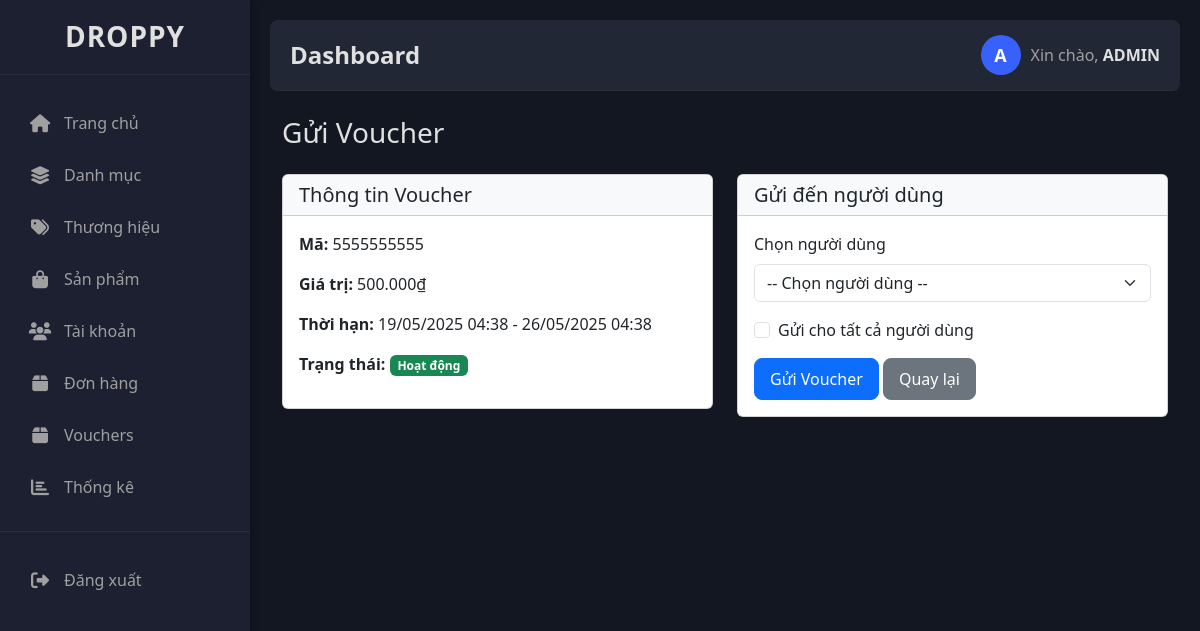
/admin/vouchersend.php?id=7 (signed in), run on the app's committed database.
### tables this page shows
CREATE TABLE `vouchers` (
  `id` int(11) NOT NULL,
  `code` varchar(50) NOT NULL,
  `discount_type` enum('percentage','fixed') NOT NULL,
  `discount_value` decimal(10,2) NOT NULL,
  `min_order_amount` decimal(10,2) DEFAULT 0.00,
  `start_date` datetime NOT NULL,
  `end_date` datetime NOT NULL,
  `usage_limit` int(11) DEFAULT 0,
  `used_count` int(11) DEFAULT 0,
  `status` enum('active','inactive') DEFAULT 'active',
  `description` text DEFAULT NULL,
  `created_at` timestamp NOT NULL DEFAULT current_timestamp()
);

### admin/dtb.php (called while the page is built, shortened)
<?php
if (!class_exists('Database')) {
    class Database {
        public $host = DB_HOST;
        public $user = DB_USER;
        public $pass = DB_PASS;
        public $dbname = DB_NAME;
        public $link;
        private function connectDB() {
            $this->link = new mysqli($this->host, $this->user, $this->pass, $this->dbname);
        }
        private function getParamTypes($params) {
            $types = '';
            foreach ($params as $param) {
                if (is_int($param)) {
                    $types .= 'i';
                } elseif (is_float($param) || is_double($param)) {
                    $types .= 'd';
                } else {
                    $types .= 's';
                }
            }
            return $types;
        }
        public function select($query, $params = []) {
            $stmt = $this->link->prepare($query);
            if (!empty($params)) {
                $types = $this->getParamTypes($params);
                $stmt->bind_param($types, ...$params);
            }
            $stmt->execute();
            $result = $stmt->get_result();
            return $result->num_rows > 0 ? $result : false;
        }
    }
}
?>

### admin/class/voucher_class.php (called while the page is built, shortened)
<?php
include_once "dtb.php";
class Voucher {
    public $db;
    public function __construct() {
        $this->db = new Database();
    }
    public function getVoucherById($id) {
        $query = "SELECT * FROM vouchers WHERE id = ?";
        $result = $this->db->select($query, [$id]);
        return $result ? $result->fetch_assoc() : null;
    }
}
?>

### admin/vouchersend.php (the view, shortened to what this page needs)
<?php
include_once "class/voucher_class.php";
$voucher = new Voucher();
$voucher_id = intval($_GET['id']);
$voucher_data = $voucher->getVoucherById($voucher_id);
?>
<?php include_once "slider.php"; ?>
<?php include_once "header.php"; ?>
<div class="container-fluid">
    <h3 class="mb-4">Gửi Voucher</h3>
    <div class="row">
        <div class="col-md-6">
            <div class="card mb-4">
                <div class="card-header bg-light">
                    <h5 class="mb-0">Thông tin Voucher</h5>
                </div>
                <div class="card-body">
                    <p><strong>Mã:</strong> <?php echo htmlspecialchars($voucher_data['code']); ?></p>
                    <p><strong>Giá trị:</strong>
                        <?php
                        echo $voucher_data['discount_type'] == 'percentage'
                            ? $voucher_data['discount_value'] . '%'
                            : number_format($voucher_data['discount_value'], 0, ',', '.') . '₫';
                        ?>
                    </p>
                    <p><strong>Thời hạn:</strong>
                        <?php echo date('d/m/Y H:i', strtotime($voucher_data['start_date'])); ?> -
                        <?php echo date('d/m/Y H:i', strtotime($voucher_data['end_date'])); ?>
                    </p>
                    <p><strong>Trạng thái:</strong>
                        <span class="badge <?php echo $voucher_data['status'] == 'active' ? 'bg-success' : 'bg-secondary'; ?>">
                            <?php echo $voucher_data['status'] == 'active' ? 'Hoạt động' : 'Không hoạt động'; ?>
                        </span>
                    </p>
                </div>
            </div>
        </div>
        <div class="col-md-6">
            <div class="card mb-4">
                <div class="card-header bg-light">
                    <h5 class="mb-0">Gửi đến người dùng</h5>
                </div>
                <div class="card-body">
                    <form method="POST" onsubmit="return confirm('Xác nhận gửi voucher này?')">
                        <div class="mb-3">
                            <label class="form-label">Chọn người dùng</label>
                            <select name="user_id" class="form-select">
                                <option value="">-- Chọn người dùng --</option>
                            </select>
                        </div>
                        <div class="mb-3">
                            <div class="form-check">
                                <input class="form-check-input" type="checkbox" id="send_all" name="send_all" value="1">
                                <label class="form-check-label" for="send_all">Gửi cho tất cả người dùng</label>
                            </div>
                        </div>
                        <button type="submit" class="btn btn-primary">Gửi Voucher</button>
                        <a href="voucherlist.php" class="btn btn-secondary">Quay lại</a>
                    </form>
                </div>
            </div>
        </div>
    </div>
</div>

### admin/style.css (style rules this page uses)
:root { --main-bg: #131722; --sidebar-bg: #1c2030; --card-bg: #222736; --text-primary: #e0e0e0; --text-secondary: #a0a0a0; --accent-blue: #3861fb; --accent-green: #16c784; --accent-yellow: #f7931a; --accent-red: #ea3943; --accent-purple: #8a63d2; --border-color: #2a2e39; --hover-bg: #2a2e39; --success-color: #4caf50; }
body { min-height: 100vh; background-color: var(--main-bg); color: var(--text-primary); font-family: "Segoe UI", Tahoma, Geneva, Verdana, sans-serif; margin: 0; }
.btn { border-radius: 8px; padding: 8px 15px; font-weight: 500; transition: all 0.3s; cursor: pointer; text-decoration: none; display: inline-block; text-align: center; }

### data on the page
vouchers: code "5555555555", discount_value "500.000", start_date "19/05/2025 04:38", end_date "26/05/2025 04:38"
